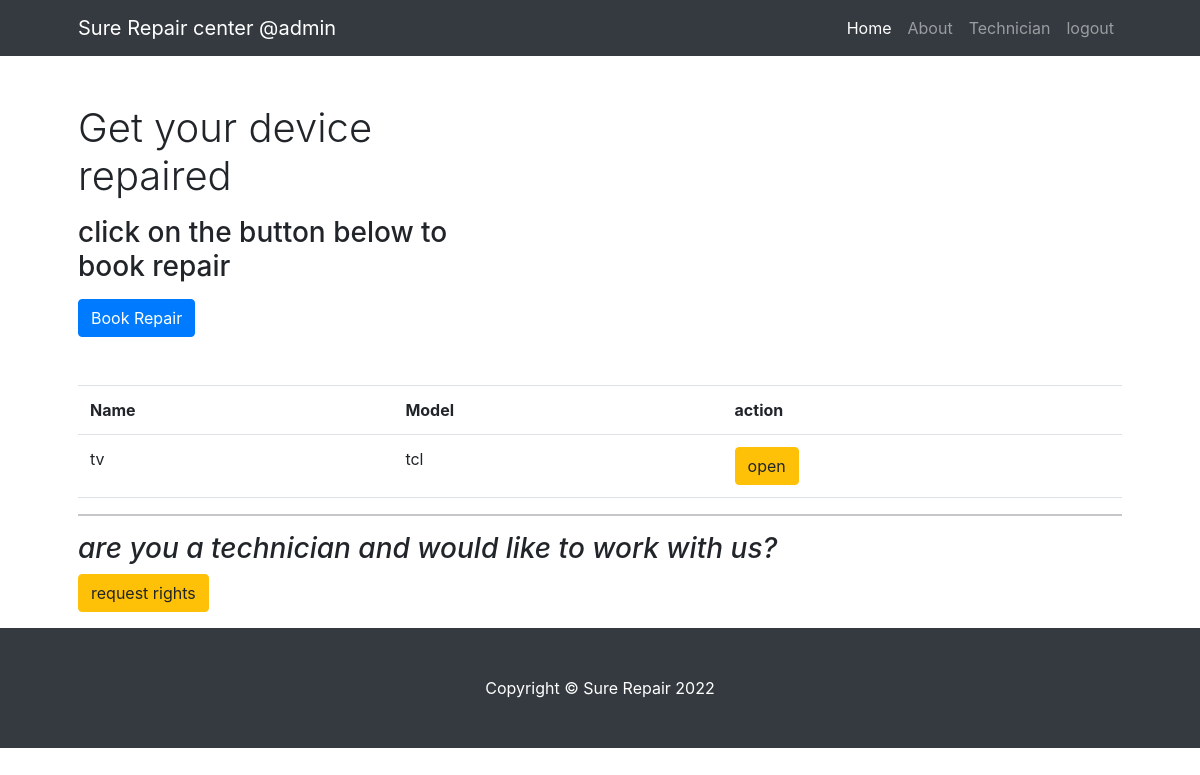
Before: /index (signed in) with the older database file.
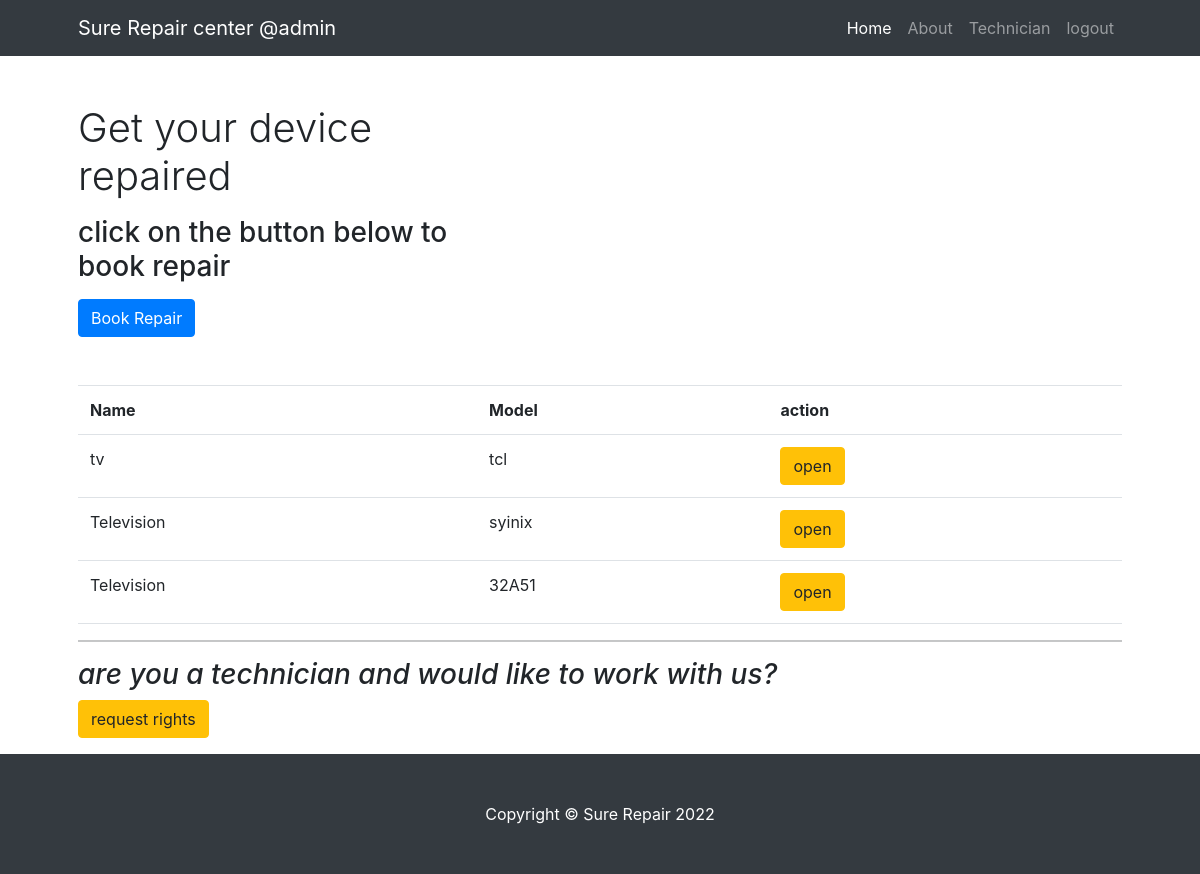
After: the same page with the newer database file.
### app/models.py (models this page shows, shortened)
class User(db.Model,UserMixin):
    id = db.Column(db.Integer, primary_key=True)
    username = db.Column(db.String(64), index=True, unique=True)
    email = db.Column(db.String(120), index=True, unique=True)
    password = db.Column(db.String(128))
    is_admin=db.Column(db.Boolean())
    is_technician=db.Column(db.Boolean())
    user_key=db.Column(db.String(255))
    type=db.Column(db.String(55),default='normal')
    phone=db.Column(db.Integer)
    devices=db.relationship('Device',backref='user',lazy='dynamic')

class Device(db.Model):
    id=db.Column(db.Integer,primary_key=True)
    name=db.Column(db.String(255))
    model=db.Column(db.String(100))
    fault=db.Column(db.String(255))
    device_key=db.Column(db.String(255))
    user_id=db.Column(db.Integer,db.ForeignKey('user.id'))
    repair_price=db.Column(db.Integer())
    status=db.Column(db.String(100),default='booked')
    tech_resolution=db.Column(db.String(255),default='none')
    device_image=db.Column(db.String(255))

### app/routes.py (the view)
@app.route('/index',methods=['GET','POST'])
@login_required
def index():
    devices=Device.query.filter_by(user_id=current_user.id)
    return render_template('index.html',devices=devices)

### app/models.py (called while the page is built)
@loginmanager.user_loader
def load_user(id):
    return User.query.get(int(id))

### app/templates/index.html (shortened to what this page needs)
<!DOCTYPE html>
<html lang="en">
    <head>
        <link href="{{url_for('static',filename='css/styles.css')}}" rel="stylesheet" />
        <link rel="stylesheet" href="https://cdn.jsdelivr.net/npm/bootstrap@4.0.0/dist/css/bootstrap.min.css">
    </head>
    <body>
        <nav class="navbar navbar-expand-lg navbar-dark bg-dark">
            <div class="container px-5">
                <a class="navbar-brand" href="#!">Sure Repair center  @{{current_user.username}}</a>
                <div class="collapse navbar-collapse" id="navbarSupportedContent">
                    <ul class="navbar-nav ms-auto mb-2 mb-lg-0">
                        <li class="nav-item"><a class="nav-link active" aria-current="page" href="#!">Home</a></li>
                        <li class="nav-item"><a class="nav-link" href="#!">About</a></li>
                        {%if current_user.is_technician %}
                        <li class="nav-item"><a class="nav-link" href="{{url_for('technician',usk=current_user.user_key)}}">Technician</a></li>
                        {%endif %}
                        {% if current_user.is_authenticated %}
                        <li class="nav-item"><a class="nav-link" href="{{url_for('logout')}}">logout</a></li>
                        {%endif%}
                    </ul>
                </div>
            </div>
        </nav>
        <div class="container px-4 px-lg-5">
            <div class="row gx-4 gx-lg-5 align-items-center my-5">
                <div class="col-lg-5">
                    <h1 class="font-weight-light">Get your device repaired</h1>
                    <p><h3>click on the button below to book repair</h3></p>
                    <a class="btn btn-primary" href="{{url_for('book_repair')}}">Book Repair</a>
                </div>
            </div>
              <table class="table">
                         <tr>
                             <th>Name</th>
                             <th>Model</th>
                             <th>action</th>
                         </tr>
                    {%for device in devices %}
                         <tr>
                             <td>{{device.name}}</td>
                             <td>{{device.model}}</td>
                             <td>
                               <a href="{{url_for('view_device',dvk=device.device_key)}}" class="btn btn-warning sm">open</a>
                             </td>
                         </tr>
                    {%endfor%}
                </table>
            <hr>
            <p><h3><i>are you a technician and would like to work with us?</i></h3>
             <a href="" class="btn btn-warning">request rights</a>
            </p>
        </div>
        <footer class="py-5 bg-dark">
            <div class="container px-4 px-lg-5"><p class="m-0 text-center text-white">Copyright &copy; Sure Repair 2022</p></div>
        </footer>
    </body>
</html>

Changed rows visible on the page:
added Device: name "Television", model "syinix"
added Device: name "Television", model "32A51"
